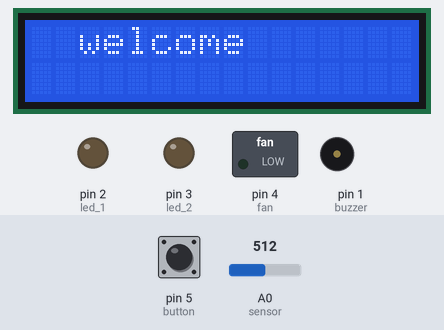
Recording of a sketch running on a simulated Arduino Uno, built with avr-gcc and run on an emulated ATmega328P. Parts: 16×2 character LCD, switched loads named in the sketch (green lamp = pin HIGH), output pins drawn as LEDs (lit = HIGH), buzzer (waves = sounding, pin HIGH). Inputs (shaded band) come from the test bench; at power-on: pin 5 (button) LOW, A0 (sensor) = 512.

Above: at 0.1 s.
1.8 s: pin 5 (button) pulled HIGH for 0.15 s
At 3.0 s:
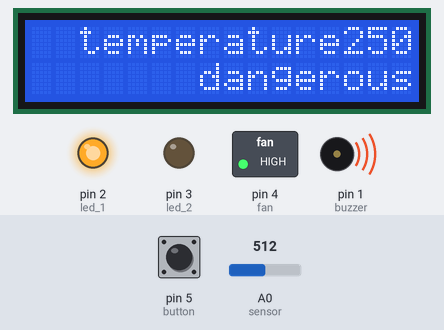
Timing chart, 0 to 4.8 s (numbered marks = the images above; inputs shaded):
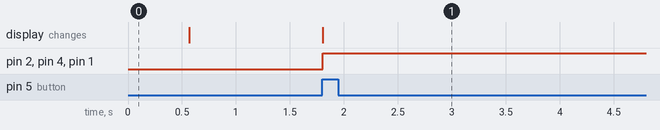

Measured:
- after the input at 1.8 s, pin 2 (led_1), pin 4 (fan), pin 1 (buzzer): LOW → HIGH at once; the display: changes at once (image 1)

The sketch:

Temperature_Sensor_with_Buzzer.ino
```cpp
#include <LiquidCrystal.h>
LiquidCrystal lcd(6,7,8,9,10,11,12,13);
int button_state;
float vout;//volatge output of sensor
float tempC; //temperature vlaue
void setup(){
lcd.begin(16,2);
lcd.clear();
lcd.setCursor(2,0);
lcd.print("welcome");
delay(500);
lcd.clear();
pinMode(1,OUTPUT);//buzzer
pinMode(2,OUTPUT);//led 1
pinMode(3,OUTPUT);//led 2
pinMode(4,OUTPUT);//fan
pinMode(5,INPUT);//button
}
void loop(){
  button_state=digitalRead(5);
  if (button_state==HIGH){
  vout=analogRead(A0);//sensor
  tempC=(vout*500)/1023;//sensitivity
  lcd.setCursor(2,0);//position of temparature word
  lcd.print("temperature= ");
  lcd.setCursor(13,0);//position of temperature value
  lcd.println(tempC);
  if(tempC>50)
  {digitalWrite(2,HIGH);//led 2
   digitalWrite(1,HIGH);//buzzer
   digitalWrite(4,HIGH);//fan
   lcd.setCursor(7,1);
   lcd.print("dangerous");
  }
  else{
   digitalWrite(2,HIGH);
   lcd.setCursor(7,1);
   lcd.print("         ");
  }
  }
  else {}
}
```
